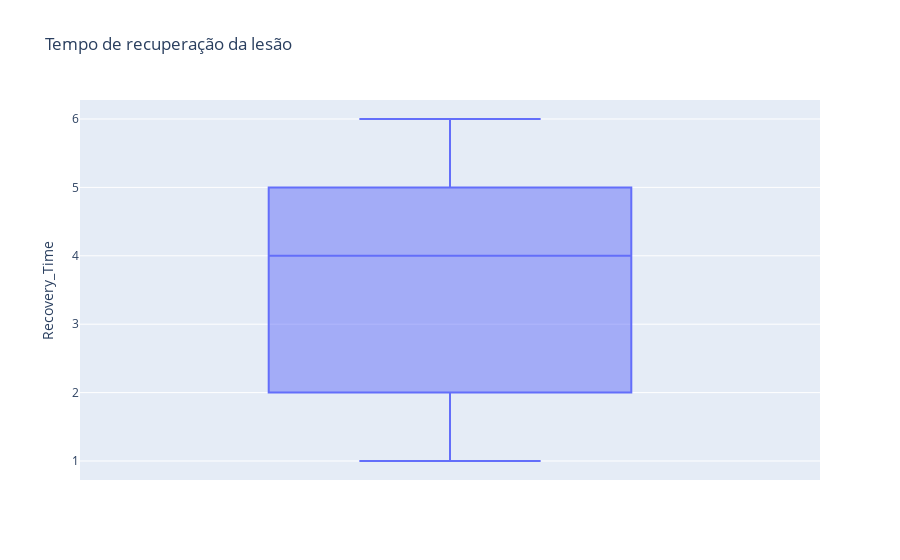

The notebook cell saved with this chart:
### Markdown cell above
### Tempo de recuperação em dias

### Code cell
fig = px.box(df, y='Recovery_Time',title='Tempo de recuperação da lesão')
fig.show()

### Figure 1 — Plotly figure (JSON) as saved in the notebook; plotly's stock layout.template omitted (floating-point values rounded to 4 significant figures; data arrays with more than 128 entries replaced by an {"elided": "..."} marker saying what was removed)
{"data": [{"alignmentgroup": "True", "hovertemplate": "Recovery_Time=%{y}<extra></extra>", "legendgroup": "", "marker": {"color": "#636efa"}, "name": "", "notched": false, "offsetgroup": "", "orientation": "v", "showlegend": false, "type": "box", "x0": " ", "xaxis": "x", "y": {"elided": "1000 int values"}, "y0": " ", "yaxis": "y"}], "layout": {"boxmode": "group", "legend": {"tracegroupgap": 0}, "title": {"text": "Tempo de recuperação da lesão"}, "xaxis": {"anchor": "y", "domain": [0, 1]}, "yaxis": {"anchor": "x", "domain": [0, 1], "title": {"text": "Recovery_Time"}}}}
